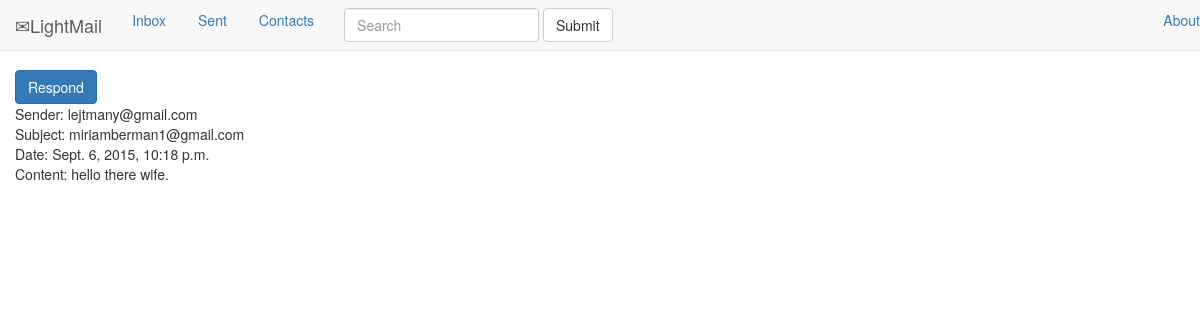
Page /mail/1/ on the committed database.
### Mail/models.py (models this page shows)
class Email(models.Model):
    date = models.DateTimeField()
    sender = models.CharField(max_length=50)
    receiver = models.CharField(max_length=50)
    subject = models.CharField(max_length=255)
    content = models.TextField()
    is_deleted = models.BooleanField()

### Mail/views.py (the view)
# urls.py: url(r'^(?P<pk>[0-9]+)/$', views.email_detail.as_view(), name='email_detail'),
class email_detail(generic.DetailView):
    model = Email
    template_name = 'Mail/email_detail.html'

### Mail/templates/Mail/email_detail.html
{% extends 'Mail/base.html'%}
{%block main_content %}
<a type="button" class="btn btn-primary" href="{% url 'mail:send_email' email.id %}">Respond</a><br/>
Sender: {{ email.sender }} </br>
Subject: {{email.subject }}</br>
Date: {{ email.date }}</br>
Content: {{email.content }}</br>
{% endblock %}

### Mail/static/Mail/css/styles.css (style rules this page uses)
body { padding-top:70px; }

### rows in the picture
Email: sender "lejtmany@gmail.com", subject "miriamberman1@gmail.com", date "Sept. 6, 2015, 10:18 p.m.", content "hello there wife."
